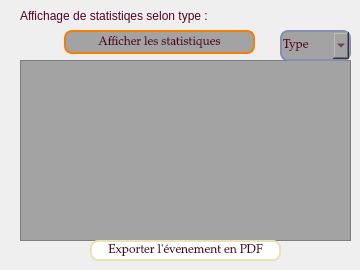
        <widget class="QWidget" name="tab_4">
         <attribute name="title">
          <string>3</string>
         </attribute>
         <widget class="QTableWidget" name="tableWidget_statistique">
          <property name="geometry">
           <rect>
            <x>20</x>
            <y>60</y>
            <width>331</width>
            <height>181</height>
           </rect>
          </property>
          <property name="styleSheet">
           <string notr="true">background-color:#A3A3A3;
color: rgb(86, 1, 38);</string>
          </property>
         </widget>
         <widget class="QLabel" name="label_9">
          <property name="geometry">
           <rect>
            <x>20</x>
            <y>0</y>
            <width>301</width>
            <height>31</height>
           </rect>
          </property>
          <property name="styleSheet">
           <string notr="true">color: rgb(86, 1, 38);
font: 900 italic 10pt &quot;Segoe UI&quot;;</string>
          </property>
          <property name="text">
           <string>Affichage de statistiqes selon type :</string>
          </property>
         </widget>
         <widget class="QComboBox" name="comboBox_tri_2">
          <property name="geometry">
           <rect>
            <x>280</x>
            <y>30</y>
            <width>71</width>
            <height>31</height>
           </rect>
          </property>
          <property name="styleSheet">
           <string notr="true">background-color: white;
padding: 1px;
border-style: solid;
border: 2px solid #858fb4;
border-radius: 8px;
font-size: 12px;
font-family: Palatino Linotype;
color: rgb(86, 1, 38);
background-color:#A3A3A3;
color: rgb(86, 1, 38);</string>
          </property>
          <item>
           <property name="text">
            <string>Type</string>
           </property>
          </item>
         </widget>
         <widget class="QPushButton" name="button_afficherstatistique">
          <property name="geometry">
           <rect>
            <x>64</x>
            <y>30</y>
            <width>191</width>
            <height>24</height>
           </rect>
          </property>
          <property name="styleSheet">
           <string notr="true">background-color:#A3A3A3;
color: rgb(86, 1, 38);
padding: 1px;
border-style: solid;
border: 2px solid #f77f00;
border-radius: 8px;
font-size: 12px;
font-family: Palatino Linotype;</string>
          </property>
          <property name="text">
           <string>Afficher les statistiques</string>
          </property>
         </widget>
         <widget class="QPushButton" name="pushButton_telecharger">
          <property name="geometry">
           <rect>
            <x>90</x>
            <y>240</y>
            <width>191</width>
            <height>21</height>
           </rect>
          </property>
          <property name="styleSheet">
           <string notr="true">padding: 1px;
border-style: solid;
border: 2px solid #eae2b7;
border-radius: 8px;
font-size: 12px;
font-family: Palatino Linotype;
background-color: #ffffff;
color: rgb(86, 1, 38);</string>
          </property>
          <property name="text">
           <string>Exporter l'évenement en PDF</string>
          </property>
         </widget>
        </widget>
